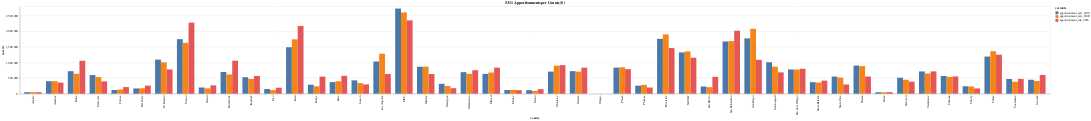

This figure's notebook cell:
### Markdown cell above
### 5311 Apportionments per County ($)

### Code cell
apportionment_cols =[
    "apportionment_calc_2010",
    "apportionment_calc_2020",
    "apportionment_dla_2025",
    # "2020_fy25_amt_diff"
]

alt.Chart(melt[melt["variable"].isin(apportionment_cols)]).mark_bar().encode(
    x = "county:N",
    y = "metric:Q",
    xOffset="variable:N",
    color = "variable:N",
    tooltip = ["county","variable","metric"]
).properties(
    width="container",
    title= "5311 Apportionments per County ($)"
)

### Figure 1 — Vega-Lite specification as saved in the notebook (floating-point values rounded to 4 significant figures; data arrays with more than 128 entries replaced by an {"elided": "..."} marker saying what was removed)
{"config": {"view": {"continuousWidth": 300, "continuousHeight": 300}}, "data": {"name": "data-4c1a18b1b21d1442a1de7cd512abc09b"}, "mark": {"type": "bar"}, "encoding": {"color": {"field": "variable", "type": "nominal"}, "tooltip": [{"field": "county", "type": "nominal"}, {"field": "variable", "type": "nominal"}, {"field": "metric", "type": "quantitative"}], "x": {"field": "county", "type": "nominal"}, "xOffset": {"field": "variable", "type": "nominal"}, "y": {"field": "metric", "type": "quantitative"}}, "title": "5311 Apportionments per County ($)", "width": "container", "$schema": "https://vega.github.io/schema/vega-lite/v5.20.1.json", "datasets": {"data-4c1a18b1b21d1442a1de7cd512abc09b": {"elided": "141 records"}}}
